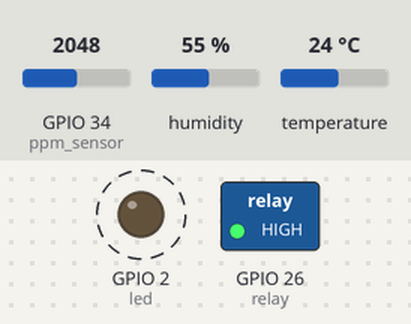
The program below on a simulated ESP32 board running MicroPython. Parts: switched loads named in the program (green lamp = pin HIGH), output pins drawn as LEDs (lit = HIGH). Dashed ring = blinking. The inputs (shaded band) are chosen by the test bench; at power-on: GPIO 34 (ppm_sensor) = 2048, humidity 55 %, temperature 24 °C (analog values on the 0–4095 scale). WiFi joins after 1.5 s; no MQTT or app messages arrive unless stated; what the program prints to the serial console is not drawn.

Above: at 7.8 s.
7.9 s: GPIO 34 (ppm_sensor) set to 1274
11.4 s: GPIO 34 (ppm_sensor) set to 1177
At 14.1 s:
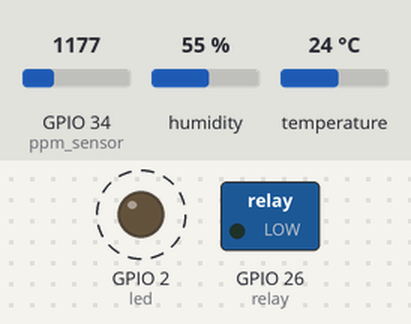
17.3 s: GPIO 34 (ppm_sensor) set to 0
At 17.9 s:
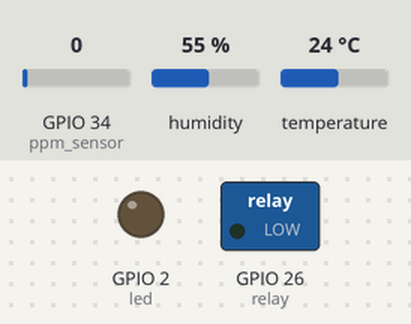
20.3 s: GPIO 34 (ppm_sensor) set to 491
At 21.2 s:
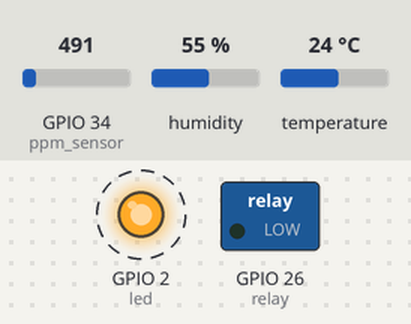
26.2 s: GPIO 34 (ppm_sensor) set to 2047
At 27.3 s:
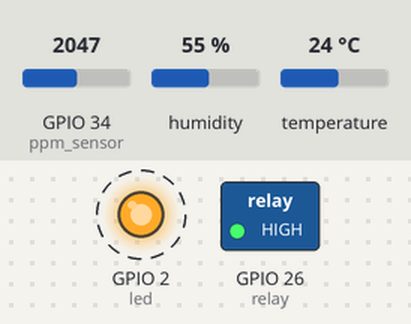
Timing chart, 0 to 33.1 s (numbered marks = the images above; inputs shaded):
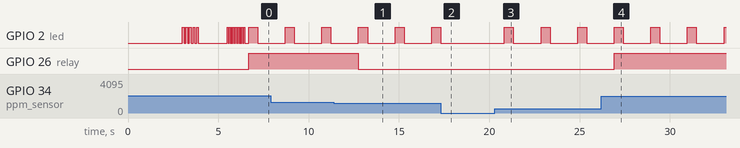

The program:

main.py
```python
from machine import Pin, ADC, I2C
import time
import dht
import network
import ujson
from umqtt.simple import MQTTClient
# Import for the actuall ssid and password
from private import WIFI_NAME, WIFI_PASS

time.sleep(3)

# Set up Pinout
    # ADC pin (GPIO 34) -> read MQ125
    # DHT sensor (GPIO 15) -> read DHT22
    # Relay on GPIO 26 -> Control Relay
dht_sensor = dht.DHT22(Pin(15))
ppm_sensor = ADC(Pin(34))
ppm_sensor.width(ADC.WIDTH_12BIT)
relay = Pin(26, Pin.OUT)
relay.off()
led = Pin(2, Pin.OUT)

toxic = 300

# MQTT Server Parameters
MQTT_CLIENT_ID = "micropython-iot"
# MQTT_BROKER    = "test.mosquitto.org"
MQTT_BROKER = "192.168.15.144"
MQTT_PORT = 1883
MQTT_USER = ""
MQTT_PASSWORD = ""
MQTT_TOPIC = "iot-air-qulity"

# Workig Status
def alive(t, r):
    for i in range(r):
        led.value(not led.value())
        time.sleep(t)

# Conenctivity
def connect_wifi():
    alive(.1, 10)
    sta_if = network.WLAN(network.STA_IF)
    sta_if.active(True)
    print("Connecting to WiFi", end="")
    if not sta_if.isconnected():
        sta_if.connect(WIFI_NAME, WIFI_PASS)
    while not sta_if.isconnected():
        print(".", end="")
        time.sleep(0.5)
    print(" Connected!")
    return sta_if

def connect_mqtt():
    alive(.05, 20)
    global client
    client = MQTTClient(
        MQTT_CLIENT_ID,
        MQTT_BROKER,
        port=MQTT_PORT,
        user=MQTT_USER,
        keepalive=60,
        password=MQTT_PASSWORD
    )
    try:
        print("Connecting to MQTT server... ", end="")
        client.connect()
        print("Connected!")
    except Exception as e:
        print("MQTT connection failed:", e)
        time.sleep(2)
        connect_mqtt()

# Sensor reading functions
def read_dht22():
    try:
        dht_sensor.measure()
        temperature = dht_sensor.temperature()
        humidity = dht_sensor.humidity()
        return temperature, humidity
    except Exception as e:
        print("DHT22 Sensor error:", e)
        return "N/A", "N/A"


def read_mq135():
    try:
        ppm_value = ppm_sensor.read()
        while ppm_value == 0:
            print("Retrying MQ135 read...")
            time.sleep(1)
            ppm_value = ppm_sensor.read()
        mapped_ppm = int(ppm_value / 4.095)
        return mapped_ppm
    except Exception as e:
        print("MQ135 Sensor error:", e)
        return "N/A"

# Output devices
def control_relay(ppm_value):
    if ppm_value != "N/A" and ppm_value > toxic:
        relay.on()
        print("PPM exceeds 300: Relay activated.")
    else:
        relay.off()
        print("PPM below 300: Relay deactivated.")

# Program Funcions
def assemblePayload(temperature, humidity, mapped_ppm_value):
    if temperature != "N/A" or humidity != "N/A" or mapped_ppm_value != "N/A":
        payload = ujson.dumps({
            "temperature": temperature,
            "humidity": humidity,
            "ppm": mapped_ppm_value
        })
    print("Publishing to MQTT:", payload)
    print("PPM:", mapped_ppm_value, "Temp:",
          temperature, "Humidity:", humidity, "%")
    return payload


def main():
    # Connect to WiFi
    connect_wifi()

    # Set up MQTT client and connect
    connect_mqtt()

    while True:
        # Read sensors
        temperature, humidity = read_dht22()
        mapped_ppm_value = read_mq135()
        control_relay(mapped_ppm_value)
        payload = assemblePayload(temperature, humidity, mapped_ppm_value)
        client.publish(MQTT_TOPIC, payload)
        alive(.5, 2)  # To time the message
        time.sleep(1)

main()
```

private.py
```python
WIFI_NAME = "YourNetworkNameHere"
WIFI_PASS = "YourPasswordHere"
```

Measured:
- the behaviour switches between 1233 and 1232 on GPIO 34 (ppm_sensor) (found by bisection; images 0 and 1)
- after the input at 11.4 s, GPIO 26 (relay): HIGH → LOW after 1.4 s
- after the input at 17.3 s, GPIO 2 (led): goes on until 17.3 s, then stays LOW
- after the input at 20.3 s, GPIO 2 (led): alternates HIGH for 0.50 s and LOW for 1.5 s, starting after 0.54 s
- after the input at 26.2 s, GPIO 26 (relay): LOW → HIGH after 0.71 s
- by itself, GPIO 2 (led): alternates HIGH for 0.50 s and LOW for 1.5 s
